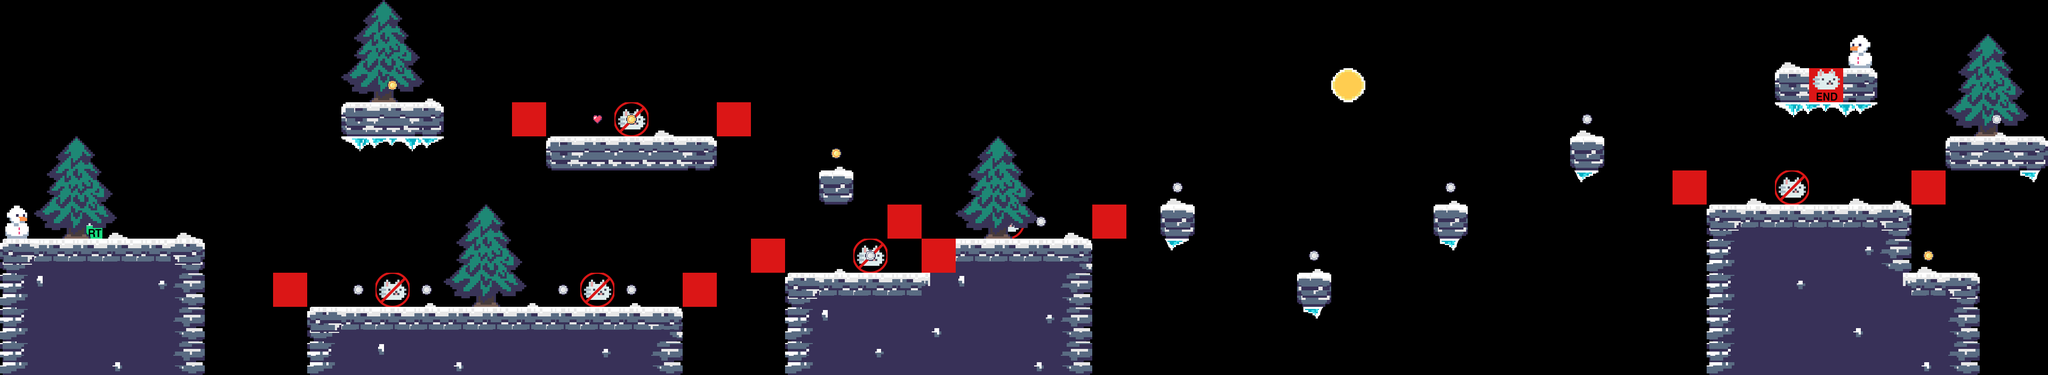

A 2D game scene composited from a Tiled map and its tileset images. What follows is a short description and the map's XML, with each tile layer's data collapsed to a summary:
An orthogonal 60x11 tile map with 64x64 px tiles, 7 tile layers (terrain, player, enemy, constraints, ...), 6 tilesets.

<map version="1.10" tiledversion="1.10.1" orientation="orthogonal" renderorder="right-down" width="60" height="11" tilewidth="64" tileheight="64" infinite="0" nextlayerid="8" nextobjectid="1">
 <editorsettings>
  <export target="../2/level_2.csv" format="csv" />
 </editorsettings>
 <tileset firstgid="1" source="../tilesets/tileset_snow.tsx" />
 <tileset firstgid="41" source="../tilesets/setup_tiles.tsx" />
 <tileset firstgid="43" source="../tilesets/enemy_setup_tiles.tsx" />
 <tileset firstgid="45" source="../tilesets/deco.tsx" />
 <tileset firstgid="75" source="../tilesets/coin_tiles.tsx" />
 <tileset firstgid="77" source="../tilesets/hearts_tileset.tsx" />
 <layer id="1" name="terrain" width="60" height="11">
  <data>[660 cells, 144 non-empty, 22 distinct tile ids]</data>
 </layer>
 <layer id="2" name="player" width="60" height="11">
  <data>[660 cells, 2 non-empty, 2 distinct tile ids]</data>
 </layer>
 <layer id="3" name="enemy" width="60" height="11">
  <data>[660 cells, 6 non-empty, 1 distinct tile ids]</data>
 </layer>
 <layer id="4" name="constraints" width="60" height="11">
  <data>[660 cells, 10 non-empty, 1 distinct tile ids]</data>
 </layer>
 <layer id="5" name="deco" width="60" height="11">
  <data>[660 cells, 28 non-empty, 5 distinct tile ids]</data>
 </layer>
 <layer id="7" name="nheart" width="60" height="11">
  <data>[660 cells, 1 non-empty, 1 distinct tile ids]</data>
 </layer>
 <layer id="6" name="coins" width="60" height="11">
  <data>[660 cells, 15 non-empty, 2 distinct tile ids]</data>
 </layer>
</map>
